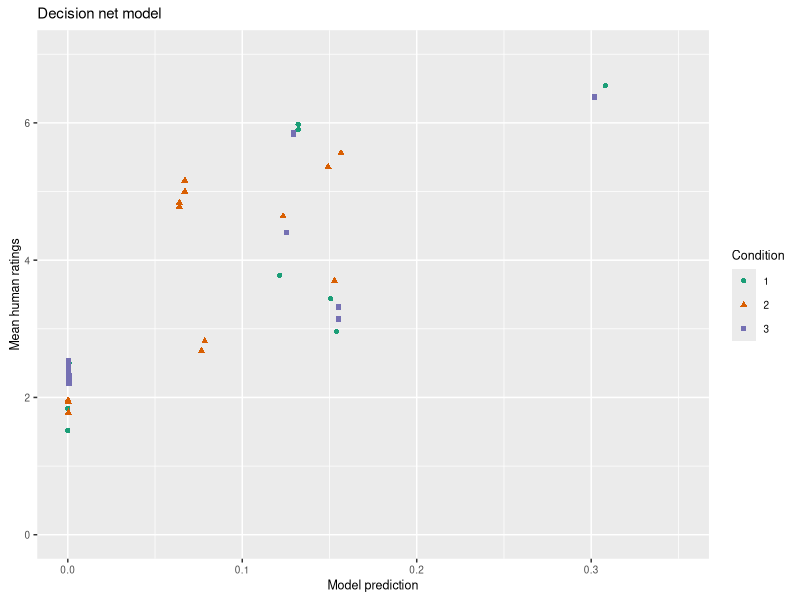
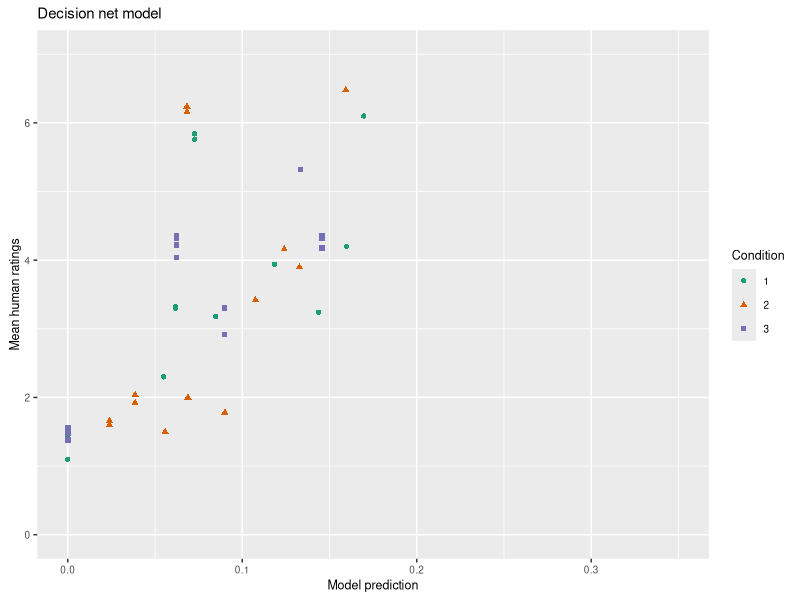
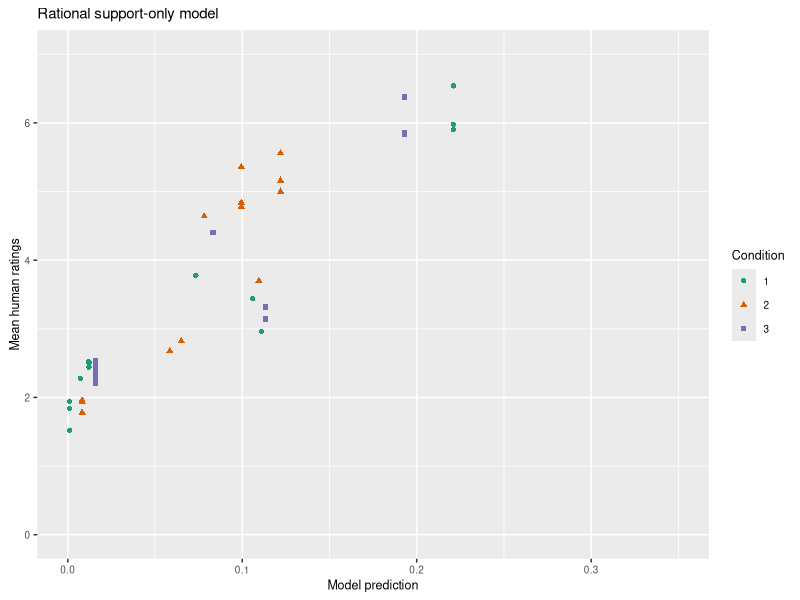
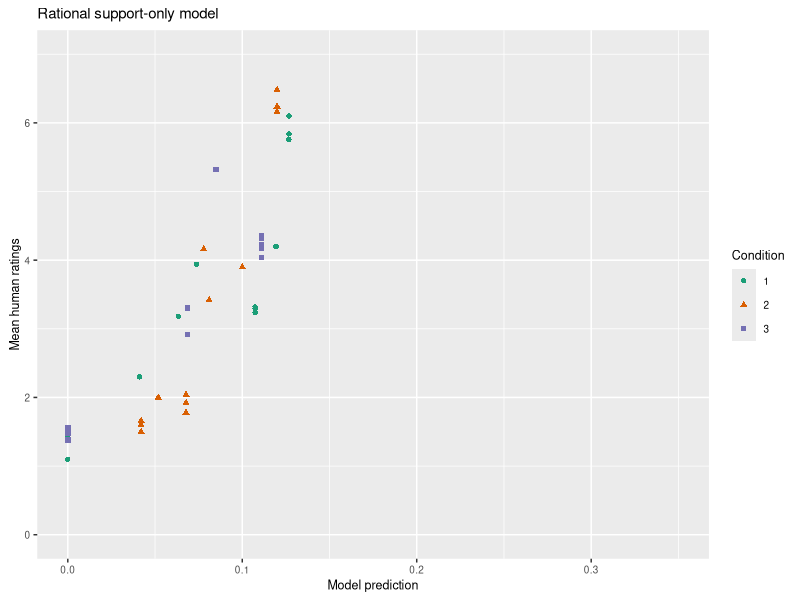
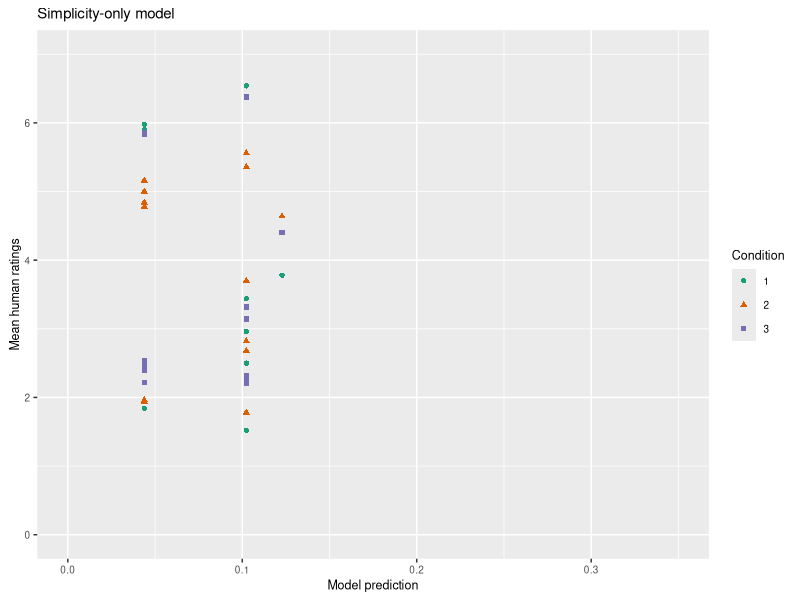
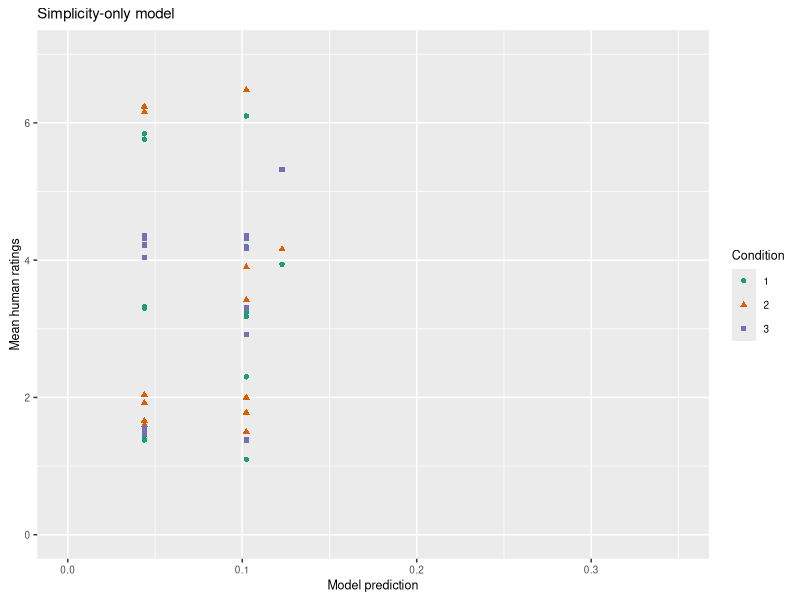
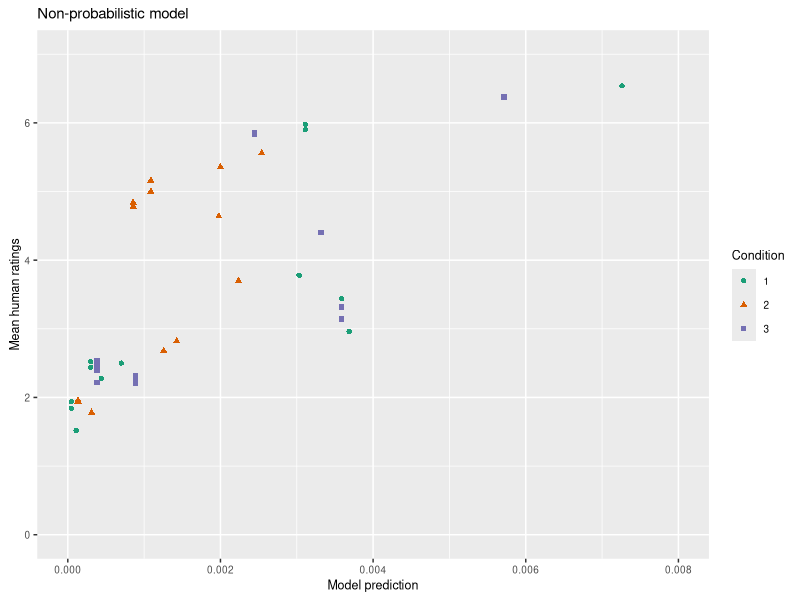
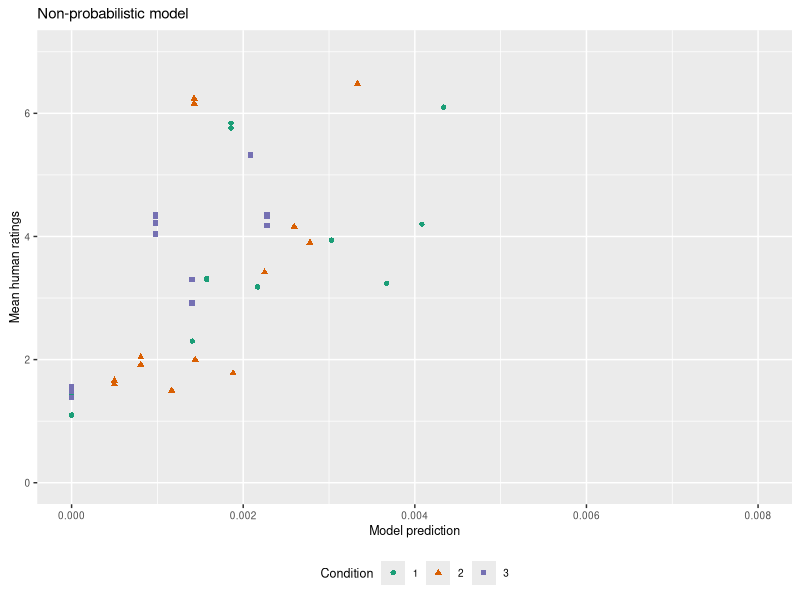

Write the R code that produced these figures, in order.
# Analyze data

library(tidyverse)

# Clear workspace
rm(list=ls())


findBestFreeParam <- function(d, p) {
# Finds the best free parameter. The best free parameter is the one that
# produces the greatest correlation between model predictions and data
#
# Arguments:
#   d: Data frame with mean data
#   p: Data frame with model predictions
#
# Returns a list containing the best-fitting parameter and the corresponding
# correlation coefficient
  
	freeParams <- seq(0.05, 3.0, 0.05)
	best.f <- 0.05
	best.r <- 0

	for (f in freeParams) {
		# Get model predictions
		preds <- p %>% filter(FreeParam == f)

		# Compute correlation between model prediction with this parameter value and data
		r <- cor(d$Mean.Rating, preds$Probability)
		if (r > best.r) {
			best.f <- f
			best.r <- r
		}
	}
	
	return(list(best.f,best.r))
}

# Read in the data files
likesClownsData <- read.csv("../Data/likesClowns_data_tidy.csv")
dislikesClownsData <- read.csv("../Data/dislikesClowns_data_tidy.csv")

# Remove X and Reasoning columns (unrelated to data analysis)
likesClownsData <- likesClownsData %>% select(-X, -Reasoning)
dislikesClownsData <- dislikesClownsData %>% select(-X, -Reasoning)

# Number of total subjects (including subjects who failed attention check)
N_likesClowns <- likesClownsData %>% 
                 select(Subject) %>%
                 rapply(function(x) length(unique(x)))
cat(sprintf("Total N (likes clowns): %d", N_likesClowns),"\n")
N_dislikesClowns <- dislikesClownsData %>% 
                 select(Subject) %>%
                 rapply(function(x) length(unique(x)))
cat(sprintf("Total N (dislikes clowns): %d", N_dislikesClowns),"\n")

# Eliminate subjects who failed the attention check

# Creates a unique list of indices of subjects who failed
excludedSubjects_likesClowns <- likesClownsData %>% 
                                filter(Condition == 4) %>%
                                gather(Exp, Rating, Explanation.00:Explanation.12) %>%
						        filter(Rating != -1) %>%
								select(Subject) %>% 
								rapply(function(x) unique(x))
excludedSubjects_dislikesClowns <- dislikesClownsData %>% 
                                   filter(Condition == 4) %>%
                                   gather(Exp, Rating, Explanation.00:Explanation.12) %>%
								   filter(Rating != -1) %>%
								   select(Subject) %>% 
								   rapply(function(x) unique(x))
# Exclude subjects
likesClownsData <- likesClownsData %>% filter(!(Subject %in% excludedSubjects_likesClowns))
dislikesClownsData <- dislikesClownsData %>% filter(!(Subject %in% excludedSubjects_dislikesClowns))

# Now compute number of remaining (non-excluded) subjects
N_likesClowns <- likesClownsData %>% 
                 select(Subject) %>%
                 rapply(function(x) length(unique(x)))
cat(sprintf("Final N after exclusions (likes clowns): %d", N_likesClowns),"\n")
N_dislikesClowns <- dislikesClownsData %>% 
                 select(Subject) %>%
                 rapply(function(x) length(unique(x)))
cat(sprintf("Final N after exclusions (dislikes clowns): %d", N_dislikesClowns),"\n")


# Read in the predictions
likesClownsPredictions <- read.csv("../Model/predictions/likesClowns_predictions_tidy.csv")
likesClownsPredictions_rationalsupport <- read.csv("../Model/predictions/likesClowns_rationalsupportonly_predictions_tidy.csv")
likesClownsPredictions_simplicity <- read.csv("../Model/predictions/likesClowns_simplicityonly_predictions_tidy.csv")
likesClownsPredictions_nonprob <- read.csv("../Model/predictions/likesClowns_nonprob_predictions_tidy.csv")
dislikesClownsPredictions <- read.csv("../Model/predictions/dislikesClowns_predictions_tidy.csv")
dislikesClownsPredictions_rationalsupport <- read.csv("../Model/predictions/dislikesClowns_rationalsupportonly_predictions_tidy.csv")
dislikesClownsPredictions_simplicity <- read.csv("../Model/predictions/dislikesClowns_simplicityonly_predictions_tidy.csv")
dislikesClownsPredictions_nonprob <- read.csv("../Model/predictions/dislikesClowns_nonprob_predictions_tidy.csv")

# Rearrange the data
likesClowns_means <- likesClownsData %>% filter(Condition != 4) %>%
										 group_by(Condition) %>%
										 summarise(
										  Mean.Exp00 = mean(Explanation.00),
										  Mean.Exp01 = mean(Explanation.01),
										  Mean.Exp02 = mean(Explanation.02),
										  Mean.Exp03 = mean(Explanation.03),
										  Mean.Exp04 = mean(Explanation.04),
										  Mean.Exp05 = mean(Explanation.05),
										  Mean.Exp06 = mean(Explanation.06),
										  Mean.Exp07 = mean(Explanation.07),
										  Mean.Exp08 = mean(Explanation.08),
										  Mean.Exp09 = mean(Explanation.09),
										  Mean.Exp10 = mean(Explanation.10),
										  Mean.Exp11 = mean(Explanation.11),
										  Mean.Exp12 = mean(Explanation.12)
										 ) %>%
										 gather(Explanation, Mean.Rating, Mean.Exp00:Mean.Exp12) %>%
										 arrange(Condition, Explanation)

dislikesClowns_means <- dislikesClownsData %>% filter(Condition != 4) %>%
										 group_by(Condition) %>%
										 summarise(
										  Mean.Exp00 = mean(Explanation.00),
										  Mean.Exp01 = mean(Explanation.01),
										  Mean.Exp02 = mean(Explanation.02),
										  Mean.Exp03 = mean(Explanation.03),
										  Mean.Exp04 = mean(Explanation.04),
										  Mean.Exp05 = mean(Explanation.05),
										  Mean.Exp06 = mean(Explanation.06),
										  Mean.Exp07 = mean(Explanation.07),
										  Mean.Exp08 = mean(Explanation.08),
										  Mean.Exp09 = mean(Explanation.09),
										  Mean.Exp10 = mean(Explanation.10),
										  Mean.Exp11 = mean(Explanation.11),
										  Mean.Exp12 = mean(Explanation.12)
										 ) %>%
										 gather(Explanation, Mean.Rating, Mean.Exp00:Mean.Exp12) %>%
										 arrange(Condition, Explanation)



# Get the best-fitting parameters for each model
best_likesClowns <- findBestFreeParam(likesClowns_means, likesClownsPredictions)
best_likesClowns_rationalsupport <- findBestFreeParam(likesClowns_means, likesClownsPredictions_rationalsupport)
best_likesClowns_simplicity <- findBestFreeParam(likesClowns_means, likesClownsPredictions_simplicity)
best_likesClowns_nonprob <- findBestFreeParam(likesClowns_means, likesClownsPredictions_nonprob)
best_dislikesClowns <- findBestFreeParam(dislikesClowns_means, dislikesClownsPredictions)
best_dislikesClowns_rationalsupport <- findBestFreeParam(dislikesClowns_means, dislikesClownsPredictions_rationalsupport)
best_dislikesClowns_simplicity <- findBestFreeParam(dislikesClowns_means, dislikesClownsPredictions_simplicity)
best_dislikesClowns_nonprob <- findBestFreeParam(dislikesClowns_means, dislikesClownsPredictions_nonprob)

bestFittingModel_likesClowns <- likesClownsPredictions %>% filter(FreeParam == best_likesClowns[1])
bestFittingModel_likesClowns_rationalsupport <- likesClownsPredictions_rationalsupport %>% filter(FreeParam == best_likesClowns_rationalsupport[1])
bestFittingModel_likesClowns_simplicity <- likesClownsPredictions_simplicity %>% filter(FreeParam == best_likesClowns_simplicity[1])
bestFittingModel_likesClowns_nonprob <- likesClownsPredictions_nonprob %>% filter(FreeParam == best_likesClowns_nonprob[1])
bestFittingModel_dislikesClowns <- dislikesClownsPredictions %>% filter(FreeParam == best_dislikesClowns[1])
bestFittingModel_dislikesClowns_rationalsupport <- dislikesClownsPredictions_rationalsupport %>% filter(FreeParam == best_dislikesClowns_rationalsupport[1])
bestFittingModel_dislikesClowns_simplicity <- dislikesClownsPredictions_simplicity %>% filter(FreeParam == best_dislikesClowns_simplicity[1])
bestFittingModel_dislikesClowns_nonprob <- dislikesClownsPredictions_nonprob %>% filter(FreeParam == best_dislikesClowns_nonprob[1])

likesClowns_means <- likesClowns_means %>% 
                     mutate(fullmodel = bestFittingModel_likesClowns$Probability,
					        rationalsupport = bestFittingModel_likesClowns_rationalsupport$Probability,
							simplicity = bestFittingModel_likesClowns_simplicity$Probability,
							nonprob = bestFittingModel_likesClowns_nonprob$Probability) 
dislikesClowns_means <- dislikesClowns_means %>% 
                        mutate(fullmodel = bestFittingModel_dislikesClowns$Probability,
						       rationalsupport = bestFittingModel_dislikesClowns_rationalsupport$Probability,
							   simplicity = bestFittingModel_dislikesClowns_simplicity$Probability,
							   nonprob = bestFittingModel_dislikesClowns_nonprob$Probability)
likesClowns_means$Condition <- as.character(likesClowns_means$Condition)
dislikesClowns_means$Condition <- as.character(dislikesClowns_means$Condition)

# Print results
cat("====== Full model ======\n")
cat(sprintf("Best-fitting parameter (likes clowns): %f (r = %f)", best_likesClowns[1], best_likesClowns[2]),"\n")
cat(sprintf("Best-fitting parameter (dislikes clowns): %f (r = %f)", best_dislikesClowns[1], best_dislikesClowns[2]),"\n")

cat("====== Rational support-only model ======\n")
cat(sprintf("Best-fitting parameter (likes clowns): %f (r = %f)", best_likesClowns_rationalsupport[1], best_likesClowns_rationalsupport[2]),"\n")
cat(sprintf("Best-fitting parameter (dislikes clowns): %f (r = %f)", best_dislikesClowns_rationalsupport[1], best_dislikesClowns_rationalsupport[2]),"\n")

cat("====== Simplicity-only model ======\n")
cat(sprintf("Best-fitting parameter (likes clowns): %f (r = %f)", best_likesClowns_simplicity[1], best_likesClowns_simplicity[2]),"\n")
cat(sprintf("Best-fitting parameter (dislikes clowns): %f (r = %f)", best_dislikesClowns_simplicity[1], best_dislikesClowns_simplicity[2]),"\n")

cat("====== Non-probabilistic model ======\n")
cat(sprintf("Best-fitting parameter (likes clowns): %f (r = %f)", best_likesClowns_nonprob[1], best_likesClowns_nonprob[2]),"\n")
cat(sprintf("Best-fitting parameter (dislikes clowns): %f (r = %f)", best_dislikesClowns_nonprob[1], best_dislikesClowns_nonprob[2]),"\n")



# Make the plots

print(ggplot(data=likesClowns_means, 
             aes(x=fullmodel, y=Mean.Rating, color=Condition, shape=Condition)) +
             geom_point() +
             ylim(0,7) +
             xlim(0,0.35) +
             xlab("Model prediction") +
             ylab("Mean human ratings") +
             theme(axis.title.y = element_text(angle=90, vjust=0.5), legend.position="right",
                   text=element_text(size=9)) +
			 ggtitle("Decision net model") +
             scale_color_manual(values=c("#1b9e77", "#d95f02", "#7570b3")))
ggsave("decisionnetmodel_likesclowns.pdf", width=2.8, height=1.8, units="in")

print(ggplot(data=dislikesClowns_means, 
             aes(x=fullmodel, y=Mean.Rating, color=Condition, shape=Condition)) +
             geom_point() +
             ylim(0,7) +
             xlim(0,0.35) +
             xlab("Model prediction") +
             ylab("Mean human ratings") +
             theme(axis.title.y = element_text(angle=90, vjust=0.5), legend.position="right",
                   text=element_text(size=9)) +
			 ggtitle("Decision net model") +
             scale_color_manual(values=c("#1b9e77", "#d95f02", "#7570b3")))
ggsave("decisionnetmodel_dislikesclowns.pdf", width=2.8, height=1.8, units="in")

print(ggplot(data=likesClowns_means, 
             aes(x=rationalsupport, y=Mean.Rating, color=Condition, shape=Condition)) +
             geom_point() +
             ylim(0,7) +
             xlim(0,0.35) +
             xlab("Model prediction") +
             ylab("Mean human ratings") +
             theme(axis.title.y = element_text(angle=90, vjust=0.5), legend.position="right",
                   text=element_text(size=9)) +
			 ggtitle("Rational support-only model") +
             scale_color_manual(values=c("#1b9e77", "#d95f02", "#7570b3")))
ggsave("rationalsupportmodel_likesclowns.pdf", width=2.8, height=1.8, units="in")

print(ggplot(data=dislikesClowns_means, 
             aes(x=rationalsupport, y=Mean.Rating, color=Condition, shape=Condition)) +
             geom_point() +
             ylim(0,7) +
             xlim(0,0.35) +
             xlab("Model prediction") +
             ylab("Mean human ratings") +
             theme(axis.title.y = element_text(angle=90, vjust=0.5), legend.position="right",
                   text=element_text(size=9)) +
			 ggtitle("Rational support-only model") +
             scale_color_manual(values=c("#1b9e77", "#d95f02", "#7570b3")))
ggsave("rationalsupportmodel_dislikesclowns.pdf", width=2.8, height=1.8, units="in")

print(ggplot(data=likesClowns_means, 
             aes(x=simplicity, y=Mean.Rating, color=Condition, shape=Condition)) +
             geom_point() +
             ylim(0,7) +
             xlim(0,0.35) +
             xlab("Model prediction") +
             ylab("Mean human ratings") +
             theme(axis.title.y = element_text(angle=90, vjust=0.5), legend.position="right",
                   text=element_text(size=9)) +
			 ggtitle("Simplicity-only model") +
             scale_color_manual(values=c("#1b9e77", "#d95f02", "#7570b3")))
ggsave("simplicitymodel_likesclowns.pdf", width=2.8, height=1.8, units="in")

print(ggplot(data=dislikesClowns_means, 
             aes(x=simplicity, y=Mean.Rating, color=Condition, shape=Condition)) +
             geom_point() +
             ylim(0,7) +
             xlim(0,0.35) +
             xlab("Model prediction") +
             ylab("Mean human ratings") +
             theme(axis.title.y = element_text(angle=90, vjust=0.5), legend.position="right",
                   text=element_text(size=9)) +
			 ggtitle("Simplicity-only model") +
             scale_color_manual(values=c("#1b9e77", "#d95f02", "#7570b3")))
ggsave("simplicitymodel_dislikesclowns.pdf", width=2.8, height=1.8, units="in")

print(ggplot(data=likesClowns_means, 
             aes(x=nonprob, y=Mean.Rating, color=Condition, shape=Condition)) +
             geom_point() +
             ylim(0,7) +
             xlim(0,0.008) +
             xlab("Model prediction") +
             ylab("Mean human ratings") +
             theme(axis.title.y = element_text(angle=90, vjust=0.5), legend.position="right",
                   text=element_text(size=9)) +
			 ggtitle("Non-probabilistic model") +
             scale_color_manual(values=c("#1b9e77", "#d95f02", "#7570b3")))
ggsave("nonprobmodel_likesclowns.pdf", width=2.8, height=1.8, units="in")

print(ggplot(data=dislikesClowns_means, 
             aes(x=nonprob, y=Mean.Rating, color=Condition, shape=Condition)) +
             geom_point() +
             ylim(0,7) +
             xlim(0,0.008) +
             xlab("Model prediction") +
             ylab("Mean human ratings") +
             theme(axis.title.y = element_text(angle=90, vjust=0.5), legend.position="bottom",
                   text=element_text(size=9)) +
			 ggtitle("Non-probabilistic model") +
             scale_color_manual(values=c("#1b9e77", "#d95f02", "#7570b3")))
ggsave("nonprobmodel_dislikesclowns.pdf", width=2.8, height=1.8, units="in")




